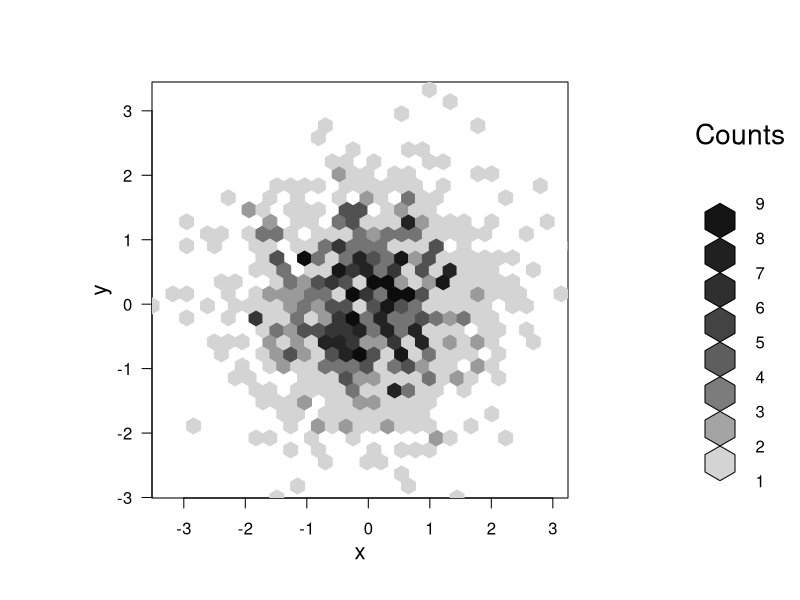
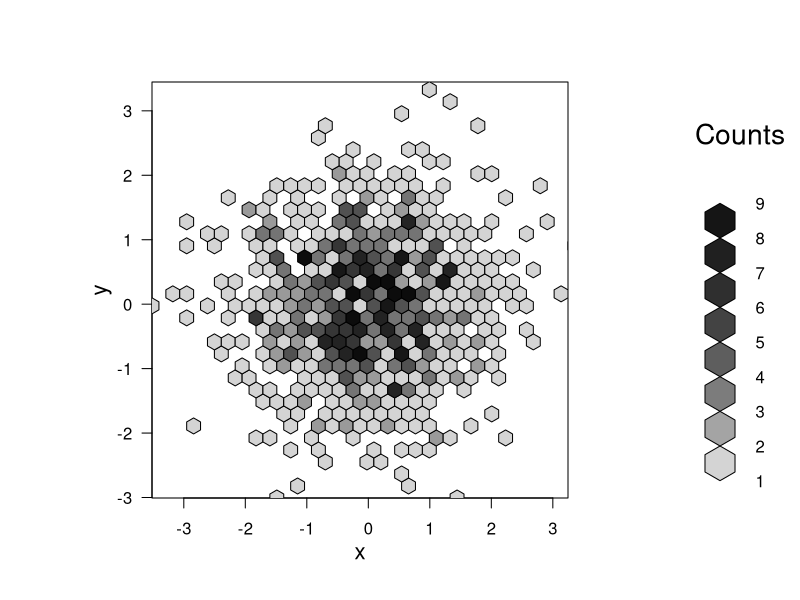
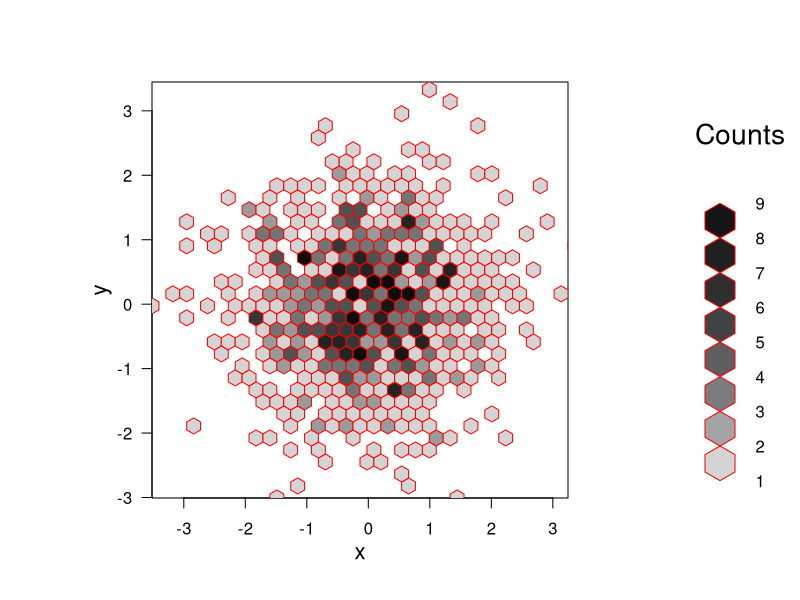
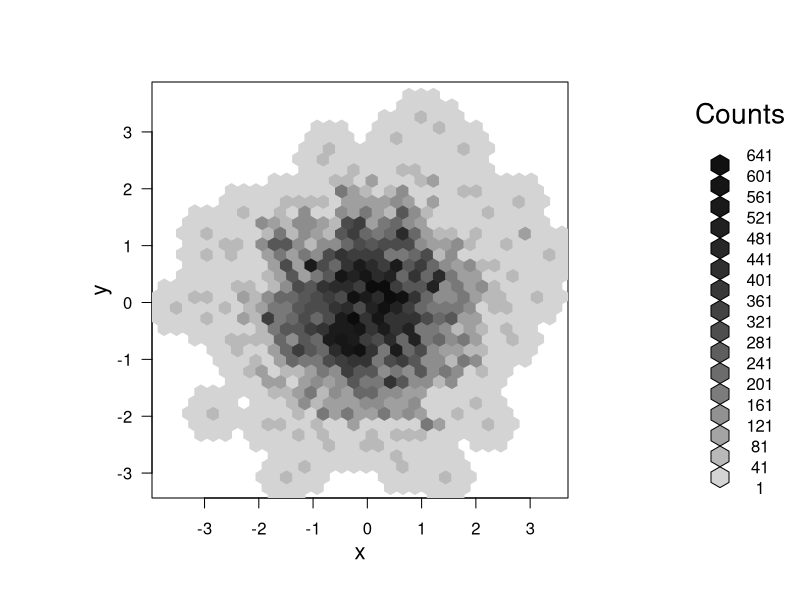

Recreate these plots in R, in order.
library(hexbin)
set.seed(356)
x = rnorm(1000)
y = rnorm(1000)
bins = hexbin(x,y)
plot(bins)
plot(bins , border = TRUE)
plot(bins, border = "red")
smb = smooth.hexbin(bins)
plot(smb)